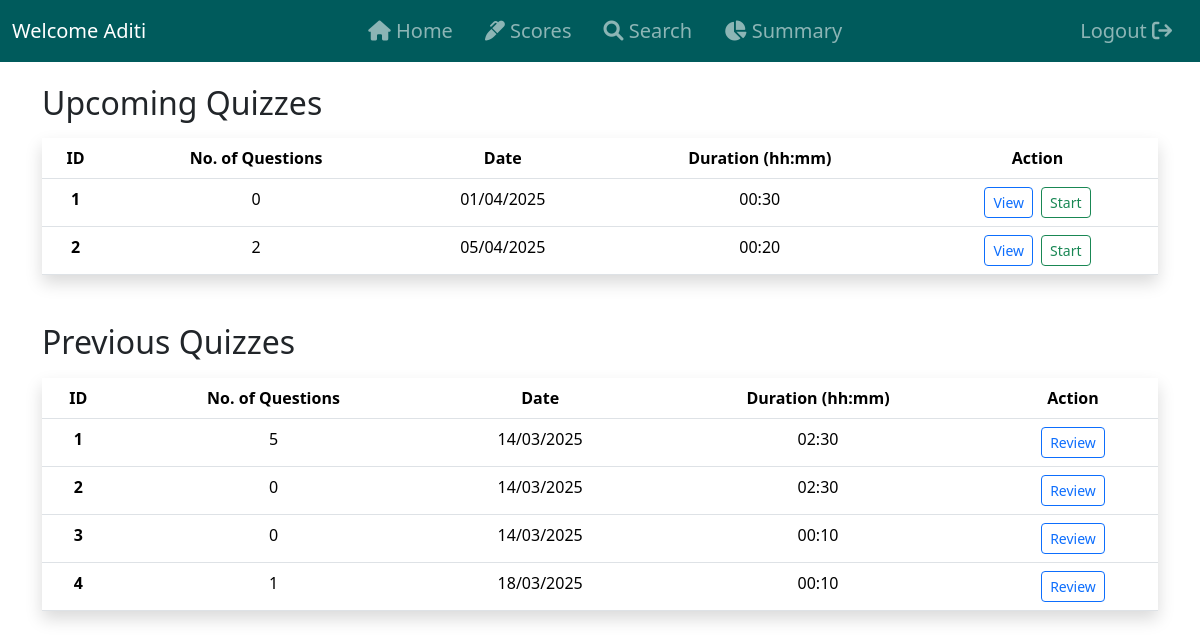
The page /student_dashboard (signed in) on the database as committed earlier.
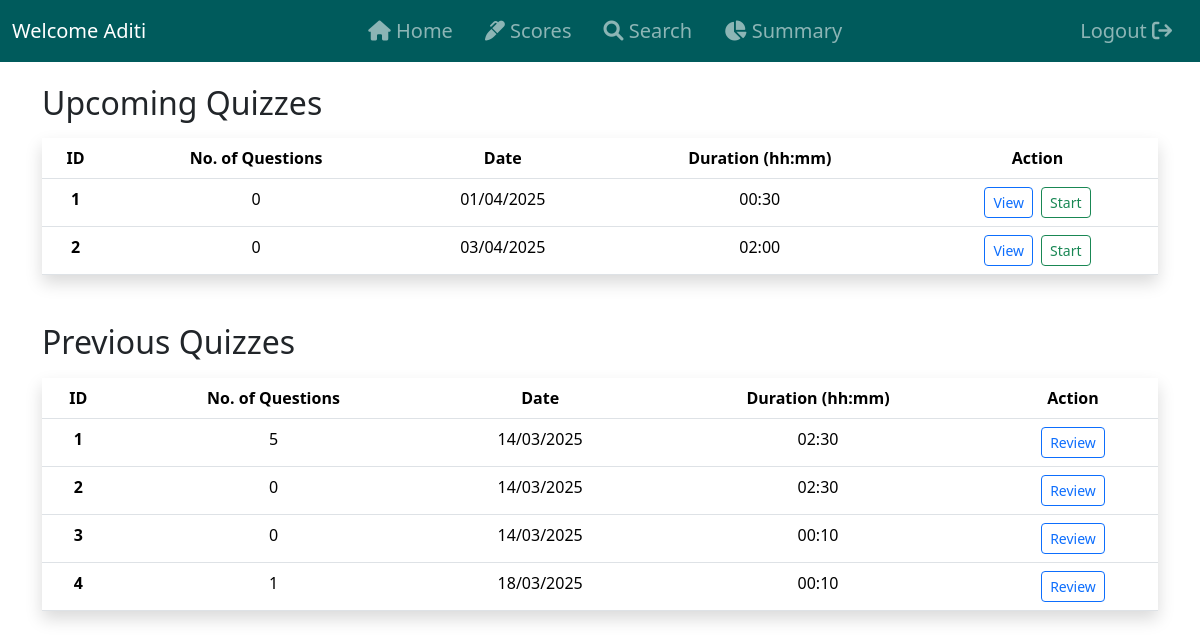
The same page on the database as committed later.
### controllers/models.py (models this page shows)
class Quiz(db.Model):
    id = db.Column(db.Integer, primary_key=True)
    chapter_id = db.Column(db.Integer, db.ForeignKey('chapter.id'), nullable=False)
    subject_id = db.Column(db.Integer, db.ForeignKey('subject.id'), nullable=False)
    date_of_quiz = db.Column(db.DateTime, default=func.now())
    time_duration = db.Column(db.String(10))  # HH:MM format
    remarks = db.Column(db.Text)
    questions = db.relationship('Question', backref='quiz', cascade='all, delete-orphan')
    scores = db.relationship('Score', backref='quiz', cascade='all, delete-orphan')
    subject = db.relationship('Subject', backref='quizzes')
    @hybrid_property
    def no_of_questions(self):
        return len(self.questions)
    @hybrid_property
    def formatted_date(self):
        return self.date_of_quiz.strftime("%d/%m/%Y") if self.date_of_quiz else None

### controllers/routes.py (the view)
@app.route('/student_dashboard')
@login_required
def student_dashboard():
    today = datetime.now().date()
    print(today)
    quizes = Quiz.query.all()
    upcoming_quizzes = [quiz for quiz in quizes if quiz.date_of_quiz.date() >= today]
    previous_quizzes = [quiz for quiz in quizes if quiz.date_of_quiz.date() < today]
    return render_template('student_dashboard.html',
                           upcoming_quizzes=upcoming_quizzes,
                           previous_quizzes=previous_quizzes)

### controllers/models.py (called while the page is built)
@login_manager.user_loader
def load_user(user_id):
    try:
        user_type, id = user_id.split('-')
        id = int(id)
        if user_type == 'admin':
            return Admin.query.get(id)
        else:
            return User.query.get(id)
    except (ValueError, AttributeError):
        print(f"ERROR: Invalid user_id: {user_id}")
        return None

### controllers/templates/student_dashboard.html (shortened to what this page needs)
{% extends 'base.html' %}
{% block content %}
    <div class="container mt-4">
        <h2 class="mb-3">Upcoming Quizzes</h2>
        {% if upcoming_quizzes %}
            <table class="table table-hover shadow mt-3">
                <thead>
                    <tr>
                        <th class="text-center">ID</th>
                        <th class="text-center">No. of Questions</th>
                        <th class="text-center">Date</th>
                        <th class="text-center">Duration (hh:mm)</th>
                        <th class="text-center">Action</th>
                    </tr>
                </thead>
                <tbody>
                    {% for quiz in upcoming_quizzes %}
                        <tr>
                            <th class="text-center">{{ loop.index }}</th>
                            <td class="text-center">{{ quiz.no_of_questions }}</td>
                            <td class="text-center">{{ quiz.formatted_date }}</td>
                            <td class="text-center">{{ quiz.time_duration }}</td>
                            <td class="text-center">
                                <div class="d-flex justify-content-center gap-2">
                                    <a href="{{ url_for('view_quiz', quiz_id=quiz.id) }}" class="btn btn-outline-primary btn-sm">View</a>
                                    <a href="{{ url_for('exam_portal', quiz_id=quiz.id) }}" class="btn btn-outline-success btn-sm">Start</a>
                                </div>
                            </td>
                        </tr>
                    {% endfor %}
                </tbody>
            </table>
        {% else %}
            <p class="text-muted">No upcoming quizzes available. Stay tuned!</p>
        {% endif %}
        <h2 class="mt-5">Previous Quizzes</h2>
        {% if previous_quizzes %}
            <table class="table table-hover shadow mt-3">
                <thead>
                    <tr>
                        <th class="text-center">ID</th>
                        <th class="text-center">No. of Questions</th>
                        <th class="text-center">Date</th>
                        <th class="text-center">Duration (hh:mm)</th>
                        <th class="text-center">Action</th>
                    </tr>
                </thead>
                <tbody>
                    {% for quiz in previous_quizzes %}
                        <tr>
                            <th class="text-center">{{ loop.index }}</th>
                            <td class="text-center">{{ quiz.no_of_questions }}</td>
                            <td class="text-center">{{ quiz.formatted_date }}</td>
                            <td class="text-center">{{ quiz.time_duration }}</td>
                            <td class="text-center">
                                <div class="d-flex justify-content-center gap-2">
                                    <a href="{{ url_for('view_quiz', quiz_id=quiz.id) }}" class="btn btn-outline-primary btn-sm">Review</a>
                                </div>
                            </td>
                        </tr>
                    {% endfor %}
                </tbody>
            </table>
        {% else %}
            <p class="text-muted">No previous quizzes found.</p>
        {% endif %}
    </div>
{% endblock %}

Rows that differ between the two databases and show on the page:
removed Quiz: no_of_questions "2", formatted_date "05/04/2025", time_duration "00:20", shown under "Upcoming Quizzes"
added Quiz: no_of_questions "0", formatted_date "03/04/2025", time_duration "02:00", shown under "Upcoming Quizzes"
